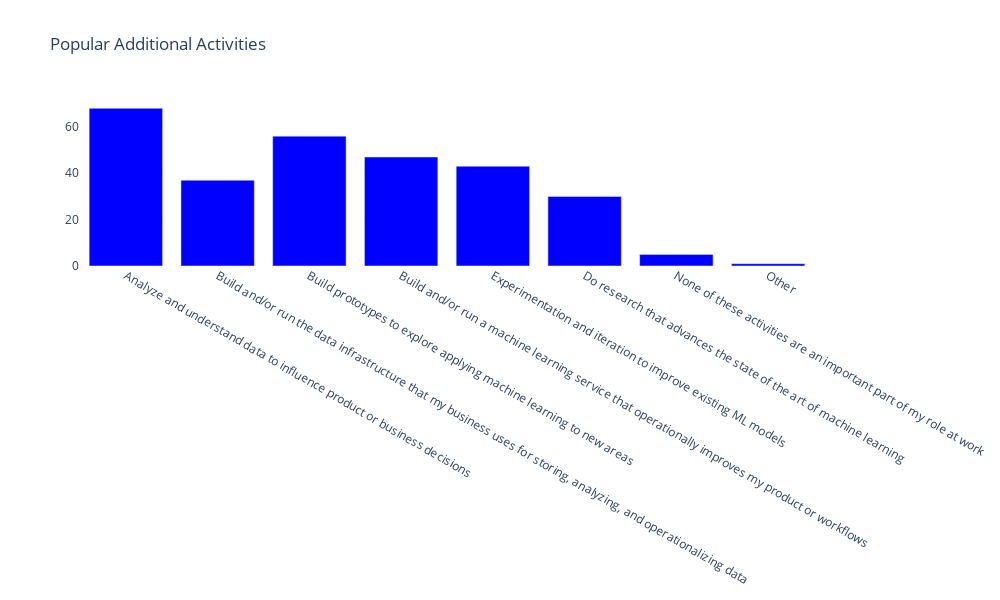

The notebook cell this image was saved under:
### Code cell
fig = plot_choice_var(var='Q9', title_name='Additional Activities')
iplot(fig);

### Figure 1 — Plotly figure (JSON) as saved in the notebook; plotly's stock layout.template omitted (floating-point values rounded to 4 significant figures)
{"data": [{"marker": {"color": "blue"}, "name": "c", "showlegend": false, "type": "bar", "x": ["Analyze and understand data to influence product or business decisions", "Build and/or run the data infrastructure that my business uses for storing, analyzing, and operationalizing data", "Build prototypes to explore applying machine learning to new areas", "Build and/or run a machine learning service that operationally improves my product or workflows", "Experimentation and iteration to improve existing ML models", "Do research that advances the state of the art of machine learning", "None of these activities are an important part of my role at work", "Other"], "y": [68, 37, 56, 47, 43, 30, 5, 1]}], "layout": {"height": 600, "paper_bgcolor": "rgba(0,0,0,0)", "plot_bgcolor": "rgba(0,0,0,0)", "title": {"text": "Popular Additional Activities"}, "width": 1000}}
